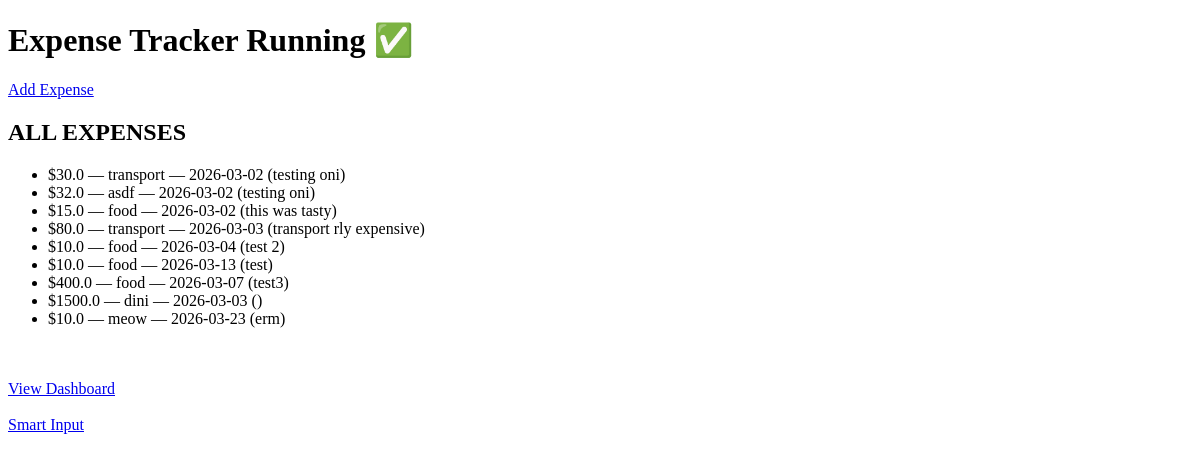
Before: / with the older database file.
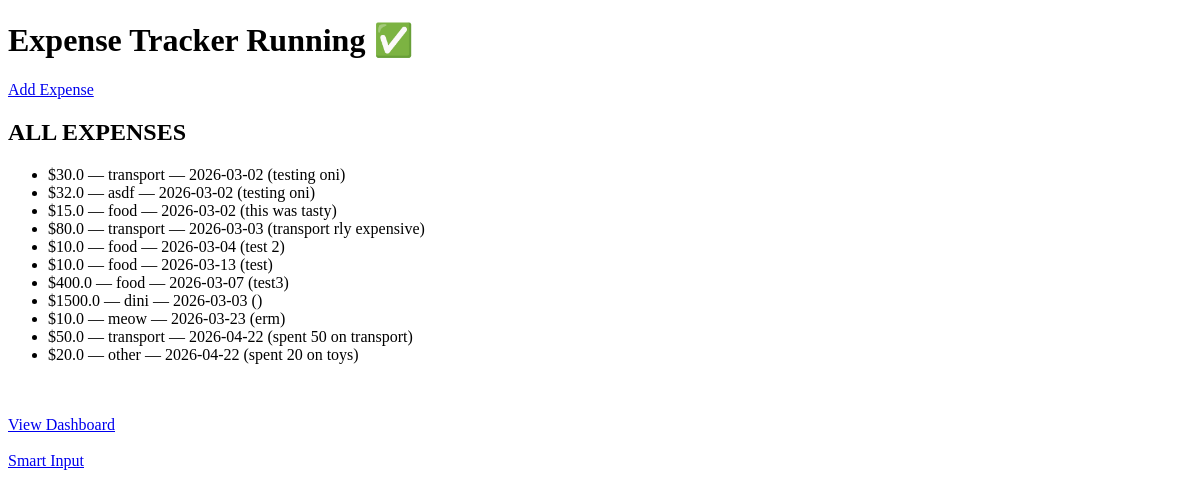
After: the same page with the newer database file.
### tables this page shows
CREATE TABLE expenses (
            id INTEGER PRIMARY KEY AUTOINCREMENT,
            amount REAL,
            category TEXT,
            date TEXT,
            note TEXT
        );

### app.py (the view)
@app.route("/")
def home():
    conn = get_db_connection()
    expenses = conn.execute("SELECT * FROM expenses").fetchall()
    conn.close()
    return render_template("index.html",expenses=expenses)

### app.py (called while the page is built)
def get_db_connection():
    conn = sqlite3.connect("database.db")
    conn.row_factory = sqlite3.Row
    return conn

### templates/index.html (shortened to what this page needs)
<!DOCTYPE html>
<html>
<head>
</head>
<body>
    <h1>Expense Tracker Running ✅</h1>
    <a href="/add">Add Expense</a>
    <h2>ALL EXPENSES</h2>
    <ul>
    {% for expense in expenses %}
    <li>
        ${{ expense["amount"] }} —
        {{ expense["category"] }} —
        {{ expense["date"] }}
        ({{ expense["note"] }})
    </li>
    {% endfor %}
    </ul>
    <br><br>
    <a href="/dashboard">View Dashboard</a>
    <br><br>
    <a href="/smart">Smart Input</a>
</body>
</html>

Changed rows visible on the page:
added expenses: amount "50.0", category "transport", date "2026-04-22", note "spent 50 on transport"
added expenses: amount "20.0", category "other", date "2026-04-22", note "spent 20 on toys"
